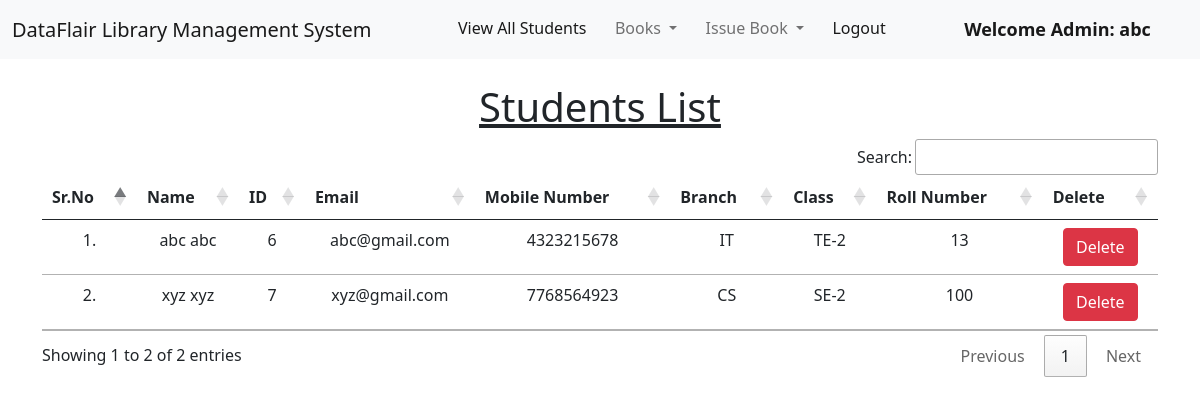
Before: /view_students/ (signed in) with the older database file.
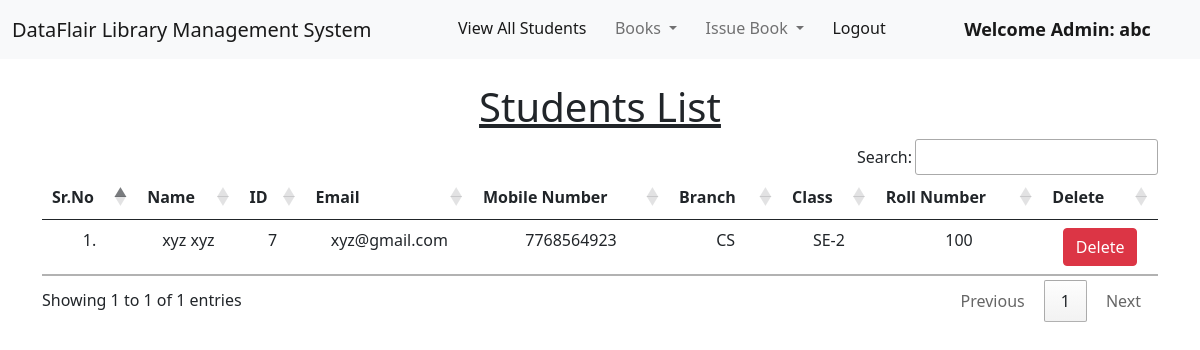
After: the same page with the newer database file.
### library/models.py (models this page shows, shortened)
class Student(models.Model):
    user = models.OneToOneField(User, on_delete=models.CASCADE)
    classroom = models.CharField(max_length=10)
    branch = models.CharField(max_length=10)
    roll_no = models.CharField(max_length=3, blank=True)
    phone = models.CharField(max_length=10, blank=True)
    image = models.ImageField(upload_to="", blank=True)

### library/views.py (the view)
# urls.py: path("view_students/", views.view_students, name="view_students"),
@login_required(login_url = '/admin_login')
def view_students(request):
    students = Student.objects.all()
    return render(request, "view_students.html", {'students':students})

### library/templates/view_students.html (shortened to what this page needs)
{% extends 'admin_navbar.html' %}
{% load static %}
{% block body %}
<div class="container mt-4">
    <h1 class="text-center"><u>Students List</u></h1>
    <table class="table table-hover" id="example">
        <thead>
            <tr class="text-center">
                <th>Sr.No</th>
                <th>Name</th>
                <th>ID</th>
                <th>Email</th>
                <th>Mobile Number</th>
                <th>Branch</th>
                <th>Class</th>
                <th>Roll Number</th>
                <th>Delete</th>
            </tr>
        </thead>
        <tbody>
            {% for student in students %}
            <tr class="text-center">
                <td>{{forloop.counter}}.</td>
                <td>{{student.user.get_full_name}}</td>
                <td>{{student.user.id}}</td>
                <td>{{student.user.email}}</td>
                <td>{{student.phone}}</td>
                <td>{{student.branch}}</td>
                <td>{{student.classroom}}</td>
                <td>{{student.roll_no}}</td>
                <td><a href="/delete_student/{{student.id}}/" class="btn btn-danger" onclick="return confirm('Are you sure you want to delete this student?')">Delete</a></td>
            </tr>
            {% endfor %}
        </tbody>
    </table>
    </div>
{% endblock %}

Changed rows visible on the page:
removed Student: user.get_full_name "abc abc", user.id "6", user.email "abc@gmail.com", phone "4323215678", branch "IT", classroom "TE-2", roll_no "13"
Other visible differences:
text written by a page script: "Search: Showing 1 to 2 of 2 entries Previous 1 Next" → "Search: Showing 1 to 1 of 1 entries Previous 1 Next"
